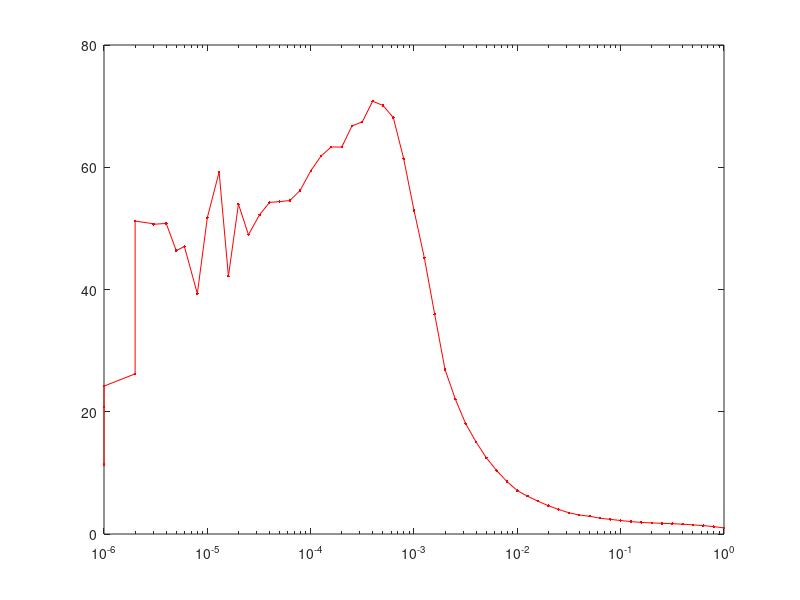

Write MATLAB code to recreate this figure. (Note: this script raises an error after producing the figure.)
%  read labels and x-y data
load ErdosRenyiTemporalMetricsPlots_100.dat;     %  read data into the my_xy matrix
Prob = ErdosRenyiTemporalMetricsPlots_100(:,2);     %  copy first column of my_xy into x
LenSim = ErdosRenyiTemporalMetricsPlots_100(:,5);     %  and second column into y
LenTheor = ErdosRenyiTemporalMetricsPlots_100(:,6);     %  and second column into y

load ErdosRenyiTemporalMetricsPlots_1000.dat;     %  read data into the my_xy matrix
LenSim1 = ErdosRenyiTemporalMetricsPlots_1000(:,5);     %  and second column into y
LenTheor1 = ErdosRenyiTemporalMetricsPlots_1000(:,5);     %  and second column into y

semilogx(Prob,LenSim,'r.-',Prob,LenTheor,'rS-',Prob,LenSim1,'b.-',Prob,LenTheor1,'bS-');
xlabel('p');           % add axis labels and plot title
ylabel('Temporal Length');
axis([0.0001 1.000 0.0 80.000],[0.0001 1.000 0.0 80.000]);
set(gca,'XScale','log','XGrid','on','YGrid','on','XMinorGrid','off');
%set(gca,'gridlinestyle','--')
%grid on;
legend('Simulation N = 100','Theoretical N = 100','Simulation N = 1000','Theoretical N = 1000');

%title('Mean monthly precipitation at Portland International Airport');
%plot(Prob,EffSim,'bx-',Prob,EffTheor,'ro-');     %  plot precip vs. month with circles
